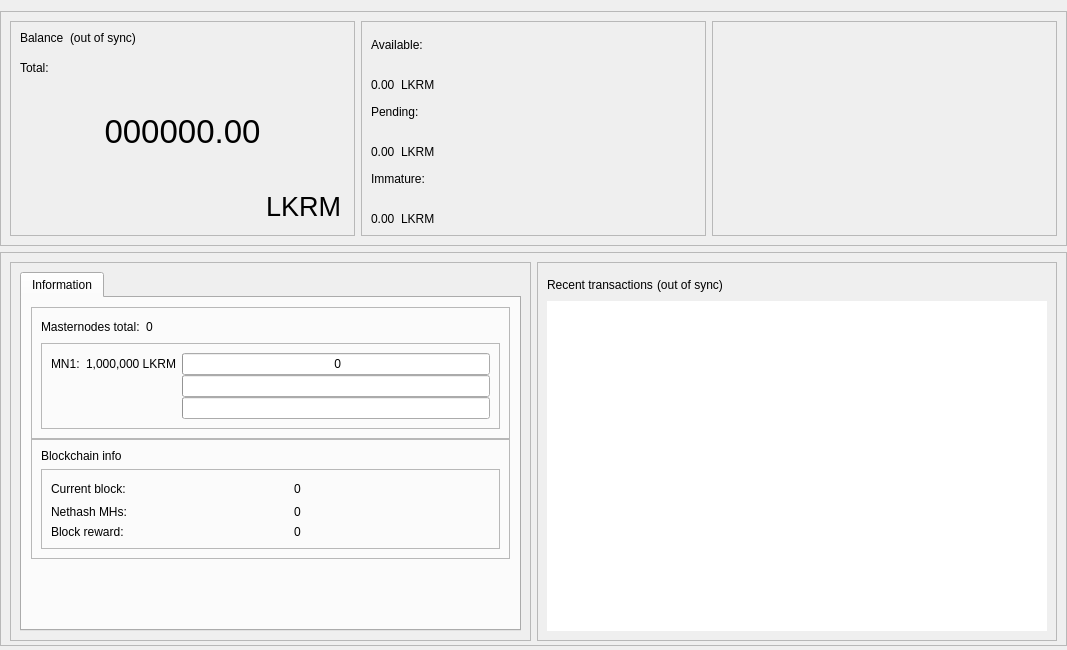
<?xml version="1.0" encoding="UTF-8"?>
<ui version="4.0">
 <class>OverviewPage</class>
 <widget class="QWidget" name="OverviewPage">
  <property name="geometry">
   <rect>
    <x>0</x>
    <y>0</y>
    <width>1067</width>
    <height>650</height>
   </rect>
  </property>
  <property name="minimumSize">
   <size>
    <width>960</width>
    <height>0</height>
   </size>
  </property>
  <property name="windowTitle">
   <string>Form</string>
  </property>
  <layout class="QVBoxLayout" name="topLayout">
   <property name="leftMargin">
    <number>0</number>
   </property>
   <property name="rightMargin">
    <number>0</number>
   </property>
   <property name="bottomMargin">
    <number>4</number>
   </property>
   <item>
    <layout class="QVBoxLayout" name="verticalLayout_main">
     <property name="sizeConstraint">
      <enum>QLayout::SetDefaultConstraint</enum>
     </property>
     <property name="leftMargin">
      <number>0</number>
     </property>
     <property name="rightMargin">
      <number>0</number>
     </property>
     <item>
      <widget class="QFrame" name="frame_blue">
       <property name="enabled">
        <bool>true</bool>
       </property>
       <property name="sizePolicy">
        <sizepolicy hsizetype="Preferred" vsizetype="Preferred">
         <horstretch>0</horstretch>
         <verstretch>0</verstretch>
        </sizepolicy>
       </property>
       <property name="minimumSize">
        <size>
         <width>1065</width>
         <height>220</height>
        </size>
       </property>
       <property name="maximumSize">
        <size>
         <width>16777215</width>
         <height>16777215</height>
        </size>
       </property>
       <property name="sizeIncrement">
        <size>
         <width>0</width>
         <height>0</height>
        </size>
       </property>
       <property name="baseSize">
        <size>
         <width>0</width>
         <height>500</height>
        </size>
       </property>
       <property name="frameShape">
        <enum>QFrame::StyledPanel</enum>
       </property>
       <property name="frameShadow">
        <enum>QFrame::Raised</enum>
       </property>
       <layout class="QHBoxLayout" name="horizontalLayout">
        <item>
         <widget class="QFrame" name="frame_blue_1">
          <property name="minimumSize">
           <size>
            <width>345</width>
            <height>200</height>
           </size>
          </property>
          <property name="maximumSize">
           <size>
            <width>16777215</width>
            <height>16777215</height>
           </size>
          </property>
          <property name="frameShape">
           <enum>QFrame::StyledPanel</enum>
          </property>
          <property name="frameShadow">
           <enum>QFrame::Raised</enum>
          </property>
          <layout class="QHBoxLayout" name="horizontalLayout_2">
           <item>
            <layout class="QVBoxLayout" name="verticalLayout">
             <item>
              <layout class="QHBoxLayout" name="horizontalLayout_3">
               <property name="spacing">
                <number>6</number>
               </property>
               <property name="sizeConstraint">
                <enum>QLayout::SetFixedSize</enum>
               </property>
               <item>
                <widget class="QLabel" name="label_5">
                 <property name="minimumSize">
                  <size>
                   <width>0</width>
                   <height>24</height>
                  </size>
                 </property>
                 <property name="maximumSize">
                  <size>
                   <width>16777215</width>
                   <height>24</height>
                  </size>
                 </property>
                 <property name="text">
                  <string>Balance</string>
                 </property>
                 <property name="alignment">
                  <set>Qt::AlignLeading|Qt::AlignLeft|Qt::AlignTop</set>
                 </property>
                </widget>
               </item>
               <item>
                <widget class="QLabel" name="labelWalletStatus">
                 <property name="minimumSize">
                  <size>
                   <width>0</width>
                   <height>24</height>
                  </size>
                 </property>
                 <property name="maximumSize">
                  <size>
                   <width>16777215</width>
                   <height>24</height>
                  </size>
                 </property>
                 <property name="text">
                  <string>(out of sync)</string>
                 </property>
                 <property name="alignment">
                  <set>Qt::AlignLeading|Qt::AlignLeft|Qt::AlignTop</set>
                 </property>
                </widget>
               </item>
               <item>
                <spacer name="horizontalSpacer">
                 <property name="orientation">
                  <enum>Qt::Horizontal</enum>
                 </property>
                 <property name="sizeHint" stdset="0">
                  <size>
                   <width>40</width>
                   <height>20</height>
                  </size>
                 </property>
                </spacer>
               </item>
              </layout>
             </item>
             <item>
              <widget class="QLabel" name="labelTotalText">
               <property name="maximumSize">
                <size>
                 <width>16777215</width>
                 <height>15</height>
                </size>
               </property>
               <property name="text">
                <string>Total:</string>
               </property>
              </widget>
             </item>
             <item>
              <widget class="QLabel" name="labelTotal">
               <property name="sizePolicy">
                <sizepolicy hsizetype="Preferred" vsizetype="Preferred">
                 <horstretch>0</horstretch>
                 <verstretch>0</verstretch>
                </sizepolicy>
               </property>
               <property name="minimumSize">
                <size>
                 <width>0</width>
                 <height>100</height>
                </size>
               </property>
               <property name="maximumSize">
                <size>
                 <width>16777215</width>
                 <height>100</height>
                </size>
               </property>
               <property name="font">
                <font>
                 <pointsize>25</pointsize>
                 <weight>50</weight>
                 <bold>false</bold>
                </font>
               </property>
               <property name="mouseTracking">
                <bool>false</bool>
               </property>
               <property name="text">
                <string>000000.00</string>
               </property>
               <property name="alignment">
                <set>Qt::AlignCenter</set>
               </property>
              </widget>
             </item>
             <item>
              <layout class="QHBoxLayout" name="horizontalLayout_11">
               <item>
                <spacer name="horizontalSpacer_8">
                 <property name="orientation">
                  <enum>Qt::Horizontal</enum>
                 </property>
                 <property name="sizeHint" stdset="0">
                  <size>
                   <width>40</width>
                   <height>20</height>
                  </size>
                 </property>
                </spacer>
               </item>
               <item>
                <widget class="QPushButton" name="blabel_LKRM">
                 <property name="font">
                  <font>
                   <pointsize>20</pointsize>
                   <italic>false</italic>
                   <kerning>true</kerning>
                  </font>
                 </property>
                 <property name="cursor">
                  <cursorShape>PointingHandCursor</cursorShape>
                 </property>
                 <property name="text">
                  <string>LKRM</string>
                 </property>
                 <property name="flat">
                  <bool>true</bool>
                 </property>
                </widget>
               </item>
              </layout>
             </item>
            </layout>
           </item>
          </layout>
         </widget>
        </item>
        <item>
         <widget class="QFrame" name="frame_blue_2">
          <property name="minimumSize">
           <size>
            <width>345</width>
            <height>200</height>
           </size>
          </property>
          <property name="maximumSize">
           <size>
            <width>16777215</width>
            <height>16777215</height>
           </size>
          </property>
          <property name="frameShape">
           <enum>QFrame::StyledPanel</enum>
          </property>
          <property name="frameShadow">
           <enum>QFrame::Raised</enum>
          </property>
          <layout class="QVBoxLayout" name="verticalLayout_3">
           <item>
            <layout class="QVBoxLayout" name="verticalLayout_2">
             <item>
              <widget class="QLabel" name="labelBalanceText">
               <property name="text">
                <string>Available:</string>
               </property>
              </widget>
             </item>
             <item>
              <layout class="QHBoxLayout" name="horizontalLayout_4">
               <item>
                <widget class="QLabel" name="labelBalance">
                 <property name="text">
                  <string>0.00</string>
                 </property>
                 <property name="alignment">
                  <set>Qt::AlignBottom|Qt::AlignLeading|Qt::AlignLeft</set>
                 </property>
                </widget>
               </item>
               <item>
                <widget class="QLabel" name="label_LKRM2">
                 <property name="text">
                  <string>LKRM</string>
                 </property>
                 <property name="alignment">
                  <set>Qt::AlignBottom|Qt::AlignLeading|Qt::AlignLeft</set>
                 </property>
                </widget>
               </item>
               <item>
                <spacer name="horizontalSpacer_3">
                 <property name="orientation">
                  <enum>Qt::Horizontal</enum>
                 </property>
                 <property name="sizeHint" stdset="0">
                  <size>
                   <width>40</width>
                   <height>20</height>
                  </size>
                 </property>
                </spacer>
               </item>
              </layout>
             </item>
             <item>
              <widget class="QLabel" name="labelPendingText">
               <property name="text">
                <string>Pending:</string>
               </property>
              </widget>
             </item>
             <item>
              <layout class="QHBoxLayout" name="horizontalLayout_5">
               <item>
                <widget class="QLabel" name="labelUnconfirmed">
                 <property name="text">
                  <string>0.00</string>
                 </property>
                 <property name="alignment">
                  <set>Qt::AlignBottom|Qt::AlignLeading|Qt::AlignLeft</set>
                 </property>
                </widget>
               </item>
               <item>
                <widget class="QLabel" name="label_LKRM3">
                 <property name="text">
                  <string>LKRM</string>
                 </property>
                 <property name="alignment">
                  <set>Qt::AlignBottom|Qt::AlignLeading|Qt::AlignLeft</set>
                 </property>
                </widget>
               </item>
               <item>
                <spacer name="horizontalSpacer_4">
                 <property name="orientation">
                  <enum>Qt::Horizontal</enum>
                 </property>
                 <property name="sizeHint" stdset="0">
                  <size>
                   <width>40</width>
                   <height>20</height>
                  </size>
                 </property>
                </spacer>
               </item>
              </layout>
             </item>
             <item>
              <widget class="QLabel" name="labelImmatureText">
               <property name="text">
                <string>Immature:</string>
               </property>
              </widget>
             </item>
             <item>
              <layout class="QHBoxLayout" name="horizontalLayout_6">
               <item>
                <widget class="QLabel" name="labelImmature">
                 <property name="text">
                  <string>0.00</string>
                 </property>
                 <property name="alignment">
                  <set>Qt::AlignBottom|Qt::AlignLeading|Qt::AlignLeft</set>
                 </property>
                </widget>
               </item>
               <item>
                <widget class="QLabel" name="label_LKRM4">
                 <property name="text">
                  <string>LKRM</string>
                 </property>
                 <property name="alignment">
                  <set>Qt::AlignBottom|Qt::AlignLeading|Qt::AlignLeft</set>
                 </property>
                </widget>
               </item>
               <item>
                <spacer name="horizontalSpacer_5">
                 <property name="orientation">
                  <enum>Qt::Horizontal</enum>
                 </property>
                 <property name="sizeHint" stdset="0">
                  <size>
                   <width>40</width>
                   <height>20</height>
                  </size>
                 </property>
                </spacer>
               </item>
              </layout>
             </item>
            </layout>
           </item>
          </layout>
         </widget>
        </item>
        <item>
         <spacer name="horizontalSpacer_9">
          <property name="orientation">
           <enum>Qt::Horizontal</enum>
          </property>
          <property name="sizeHint" stdset="0">
           <size>
            <width>40</width>
            <height>20</height>
           </size>
          </property>
         </spacer>
        </item>
        <item>
         <widget class="QFrame" name="frame_blue_3">
          <property name="minimumSize">
           <size>
            <width>345</width>
            <height>200</height>
           </size>
          </property>
          <property name="maximumSize">
           <size>
            <width>16777215</width>
            <height>16777215</height>
           </size>
          </property>
          <property name="frameShape">
           <enum>QFrame::StyledPanel</enum>
          </property>
          <property name="frameShadow">
           <enum>QFrame::Raised</enum>
          </property>
          <layout class="QVBoxLayout" name="verticalLayout_5">
           <item>
            <layout class="QVBoxLayout" name="verticalLayout_4"/>
           </item>
          </layout>
         </widget>
        </item>
       </layout>
      </widget>
     </item>
     <item>
      <widget class="QFrame" name="frame_bottom">
       <property name="minimumSize">
        <size>
         <width>0</width>
         <height>100</height>
        </size>
       </property>
       <property name="maximumSize">
        <size>
         <width>16777215</width>
         <height>16777215</height>
        </size>
       </property>
       <property name="frameShape">
        <enum>QFrame::StyledPanel</enum>
       </property>
       <property name="frameShadow">
        <enum>QFrame::Raised</enum>
       </property>
       <layout class="QHBoxLayout" name="horizontalLayout_7">
        <property name="bottomMargin">
         <number>4</number>
        </property>
        <item>
         <widget class="QFrame" name="frame_bottom_1">
          <property name="minimumSize">
           <size>
            <width>355</width>
            <height>100</height>
           </size>
          </property>
          <property name="maximumSize">
           <size>
            <width>16777215</width>
            <height>16777215</height>
           </size>
          </property>
          <property name="frameShape">
           <enum>QFrame::StyledPanel</enum>
          </property>
          <property name="frameShadow">
           <enum>QFrame::Raised</enum>
          </property>
          <layout class="QVBoxLayout" name="verticalLayout_9">
           <property name="bottomMargin">
            <number>9</number>
           </property>
           <item>
            <layout class="QVBoxLayout" name="verticalLayout_7">
             <item>
              <widget class="QTabWidget" name="AdditionalFeatures">
               <property name="currentIndex">
                <number>1</number>
               </property>
               <property name="tabBarAutoHide">
                <bool>false</bool>
               </property>
               <widget class="QWidget" name="TabInformation">
                <attribute name="title">
                 <string>Information</string>
                </attribute>
                <layout class="QVBoxLayout" name="verticalLayout_13">
                 <item>
                  <layout class="QVBoxLayout" name="verticalLayout_11">
                   <property name="spacing">
                    <number>0</number>
                   </property>
                   <item>
                    <layout class="QVBoxLayout" name="verticalLayout_16"/>
                   </item>
                   <item>
                    <widget class="QFrame" name="frameMnInfo">
                     <property name="minimumSize">
                      <size>
                       <width>0</width>
                       <height>100</height>
                      </size>
                     </property>
                     <property name="frameShape">
                      <enum>QFrame::StyledPanel</enum>
                     </property>
                     <property name="frameShadow">
                      <enum>QFrame::Raised</enum>
                     </property>
                     <layout class="QVBoxLayout" name="verticalLayout_17">
                      <item>
                       <layout class="QHBoxLayout" name="horizontalLayout_9">
                        <item>
                         <widget class="QLabel" name="labelMnTotal">
                          <property name="minimumSize">
                           <size>
                            <width>0</width>
                            <height>0</height>
                           </size>
                          </property>
                          <property name="maximumSize">
                           <size>
                            <width>16777215</width>
                            <height>16777215</height>
                           </size>
                          </property>
                          <property name="text">
                           <string>Masternodes total:</string>
                          </property>
                         </widget>
                        </item>
                        <item>
                         <widget class="QLabel" name="labelMnTotal_Value">
                          <property name="text">
                           <string>0</string>
                          </property>
                         </widget>
                        </item>
                        <item>
                         <spacer name="horizontalSpacer_7">
                          <property name="orientation">
                           <enum>Qt::Horizontal</enum>
                          </property>
                          <property name="sizeHint" stdset="0">
                           <size>
                            <width>40</width>
                            <height>20</height>
                           </size>
                          </property>
                         </spacer>
                        </item>
                       </layout>
                      </item>
                      <item>
                       <widget class="QFrame" name="frameMnInfoLevels">
                        <property name="minimumSize">
                         <size>
                          <width>0</width>
                          <height>80</height>
                         </size>
                        </property>
                        <property name="frameShape">
                         <enum>QFrame::StyledPanel</enum>
                        </property>
                        <property name="frameShadow">
                         <enum>QFrame::Raised</enum>
                        </property>
                        <layout class="QGridLayout" name="gridLayout_2">
                         <property name="horizontalSpacing">
                          <number>6</number>
                         </property>
                         <property name="verticalSpacing">
                          <number>0</number>
                         </property>
                         <item row="0" column="2">
                          <widget class="QProgressBar" name="graphMN1">
                           <property name="minimumSize">
                            <size>
                             <width>0</width>
                             <height>20</height>
                            </size>
                           </property>
                           <property name="maximumSize">
                            <size>
                             <width>16777215</width>
                             <height>16777215</height>
                            </size>
                           </property>
                           <property name="value">
                            <number>0</number>
                           </property>
                           <property name="format">
                            <string> %v</string>
                           </property>
                          </widget>
                         </item>
                         <item row="1" column="2">
                          <widget class="QProgressBar" name="graphMN2">
                           <property name="minimumSize">
                            <size>
                             <width>0</width>
                             <height>20</height>
                            </size>
                           </property>
                           <property name="maximumSize">
                            <size>
                             <width>16777215</width>
                             <height>16777215</height>
                            </size>
                           </property>
                           <property name="value">
                            <number>0</number>
                           </property>
                           <property name="textVisible">
                            <bool>false</bool>
                           </property>                           
                           <property name="format">
                            <string> %v</string>
                           </property>
                          </widget>
                         </item>
                         <item row="3" column="2">
                          <widget class="QProgressBar" name="graphMN3">
                           <property name="minimumSize">
                            <size>
                             <width>0</width>
                             <height>20</height>
                            </size>
                           </property>
                           <property name="maximumSize">
                            <size>
                             <width>16777215</width>
                             <height>16777215</height>
                            </size>
                           </property>
                           <property name="value">
                            <number>0</number>
                           </property>
                           <property name="textVisible">
                            <bool>false</bool>
                           </property>                           
                           <property name="format">
                            <string> %v</string>
                           </property>
                          </widget>
                         </item>
                         <item row="0" column="0">
                          <widget class="QLabel" name="label">
                           <property name="minimumSize">
                            <size>
                             <width>0</width>
                             <height>0</height>
                            </size>
                           </property>
                           <property name="maximumSize">
                            <size>
                             <width>16777215</width>
                             <height>16777215</height>
                            </size>
                           </property>
                           <property name="text">
                            <string>MN1:</string>
                           </property>
                          </widget>
                         </item>
                         <item row="0" column="1">
                          <widget class="QLabel" name="label_lcolat">
                           <property name="text">
                            <string>1,000,000 LKRM</string>
                           </property>
                          </widget>
                         </item>
                        </layout>
                       </widget>
                      </item>
                     </layout>
                    </widget>
                   </item>
                   <item>
                    <widget class="QFrame" name="frameBlockchainInfo">
                     <property name="minimumSize">
                      <size>
                       <width>0</width>
                       <height>100</height>
                      </size>
                     </property>
                     <property name="frameShape">
                      <enum>QFrame::StyledPanel</enum>
                     </property>
                     <property name="frameShadow">
                      <enum>QFrame::Raised</enum>
                     </property>
                     <layout class="QVBoxLayout" name="verticalLayout_18">
                      <item>
                       <widget class="QLabel" name="label_blockchaininfo">
                        <property name="text">
                         <string>Blockchain info</string>
                        </property>
                       </widget>
                      </item>
                      <item>
                       <widget class="QFrame" name="frameBlockchainInfoData">
                        <property name="minimumSize">
                         <size>
                          <width>0</width>
                          <height>0</height>
                         </size>
                        </property>
                        <property name="frameShape">
                         <enum>QFrame::StyledPanel</enum>
                        </property>
                        <property name="frameShadow">
                         <enum>QFrame::Raised</enum>
                        </property>
                        <layout class="QGridLayout" name="gridLayout_3">
                         <property name="verticalSpacing">
                          <number>6</number>
                         </property>
                         <item row="0" column="2">
                          <widget class="QLabel" name="label_CurrentBlock_value">
                           <property name="text">
                            <string>0</string>
                           </property>
                          </widget>
                         </item>
                         <item row="0" column="0">
                          <widget class="QLabel" name="label_CurrentBlock">
                           <property name="minimumSize">
                            <size>
                             <width>0</width>
                             <height>0</height>
                            </size>
                           </property>
                           <property name="maximumSize">
                            <size>
                             <width>16777215</width>
                             <height>16777215</height>
                            </size>
                           </property>
                           <property name="text">
                            <string>Current block:</string>
                           </property>
                          </widget>
                         </item>
                         <item row="1" column="2">
                          <widget class="QLabel" name="label_Nethash_value">
                           <property name="text">
                            <string>0</string>
                           </property>
                          </widget>
                         </item>
                         <item row="2" column="0">
                          <widget class="QLabel" name="label_CurrentBlockReward">
                           <property name="text">
                            <string>Block reward:</string>
                           </property>
                          </widget>
                         </item>
                         <item row="1" column="0">
                          <widget class="QLabel" name="label_Nethash">
                           <property name="text">
                            <string>Nethash MHs:</string>
                           </property>
                          </widget>
                         </item>
                         <item row="2" column="2">
                          <widget class="QLabel" name="label_CurrentBlockReward_value">
                           <property name="text">
                            <string>0</string>
                           </property>
                          </widget>
                         </item>
                         <item row="0" column="1">
                          <spacer name="horizontalSpacer_6">
                           <property name="orientation">
                            <enum>Qt::Horizontal</enum>
                           </property>
                           <property name="sizeType">
                            <enum>QSizePolicy::Fixed</enum>
                           </property>
                           <property name="sizeHint" stdset="0">
                            <size>
                             <width>40</width>
                             <height>20</height>
                            </size>
                           </property>
                          </spacer>
                         </item>
                        </layout>
                       </widget>
                      </item>
                     </layout>
                    </widget>
                   </item>
                   <item>
                    <spacer name="verticalSpacer_2">
                     <property name="orientation">
                      <enum>Qt::Vertical</enum>
                     </property>
                     <property name="sizeHint" stdset="0">
                      <size>
                       <width>20</width>
                       <height>10</height>
                      </size>
                     </property>
                    </spacer>
                   </item>
                  </layout>
                 </item>
                </layout>
               </widget>
              </widget>
             </item>
            </layout>
           </item>
          </layout>
         </widget>
        </item>
        <item>
         <widget class="QFrame" name="frame_bottom_2">
          <property name="minimumSize">
           <size>
            <width>0</width>
            <height>100</height>
           </size>
          </property>
          <property name="maximumSize">
           <size>
            <width>16777215</width>
            <height>16777215</height>
           </size>
          </property>
          <property name="frameShape">
           <enum>QFrame::StyledPanel</enum>
          </property>
          <property name="frameShadow">
           <enum>QFrame::Raised</enum>
          </property>
          <layout class="QVBoxLayout" name="verticalLayout_10">
           <item>
            <layout class="QVBoxLayout" name="verticalLayout_8">
             <property name="spacing">
              <number>4</number>
             </property>
             <item>
              <layout class="QHBoxLayout" name="horizontalLayout_8">
               <item>
                <widget class="QLabel" name="label_4">
                 <property name="minimumSize">
                  <size>
                   <width>0</width>
                   <height>25</height>
                  </size>
                 </property>
                 <property name="maximumSize">
                  <size>
                   <width>16777215</width>
                   <height>25</height>
                  </size>
                 </property>
                 <property name="text">
                  <string>Recent transactions</string>
                 </property>
                </widget>
               </item>
               <item>
                <widget class="QLabel" name="labelTransactionsStatus">
                 <property name="text">
                  <string>(out of sync)</string>
                 </property>
                </widget>
               </item>
               <item>
                <spacer name="horizontalSpacer_2">
                 <property name="orientation">
                  <enum>Qt::Horizontal</enum>
                 </property>
                 <property name="sizeHint" stdset="0">
                  <size>
                   <width>40</width>
                   <height>20</height>
                  </size>
                 </property>
                </spacer>
               </item>
              </layout>
             </item>
             <item>
              <widget class="QListView" name="listTransactions">
               <property name="sizePolicy">
                <sizepolicy hsizetype="Expanding" vsizetype="Expanding">
                 <horstretch>0</horstretch>
                 <verstretch>0</verstretch>
                </sizepolicy>
               </property>
               <property name="maximumSize">
                <size>
                 <width>16777215</width>
                 <height>600</height>
                </size>
               </property>
               <property name="styleSheet">
                <string notr="true"/>
               </property>
               <property name="frameShape">
                <enum>QFrame::NoFrame</enum>
               </property>
               <property name="verticalScrollBarPolicy">
                <enum>Qt::ScrollBarAlwaysOff</enum>
               </property>
               <property name="horizontalScrollBarPolicy">
                <enum>Qt::ScrollBarAlwaysOff</enum>
               </property>
               <property name="alternatingRowColors">
                <bool>true</bool>
               </property>
              </widget>
             </item>
            </layout>
           </item>
          </layout>
         </widget>
        </item>
       </layout>
      </widget>
     </item>
    </layout>
   </item>
  </layout>
 </widget>
 <resources/>
 <connections/>
</ui>
